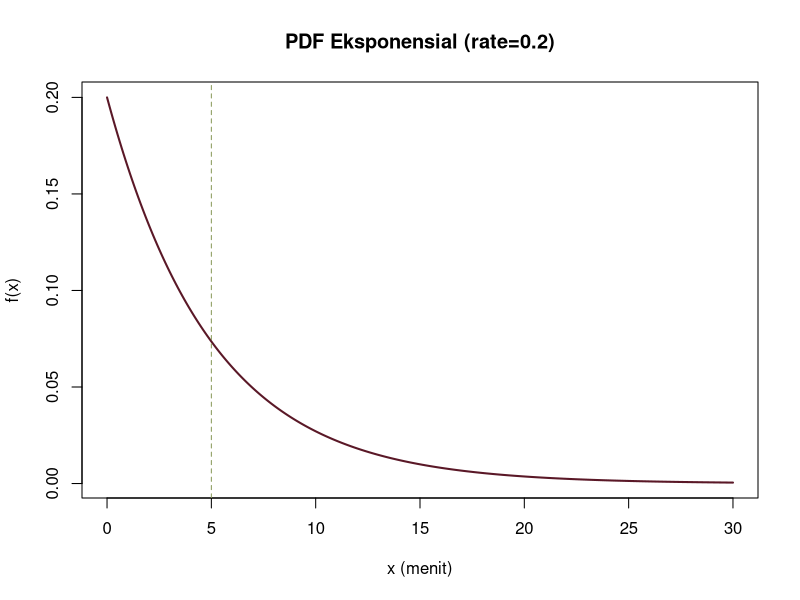
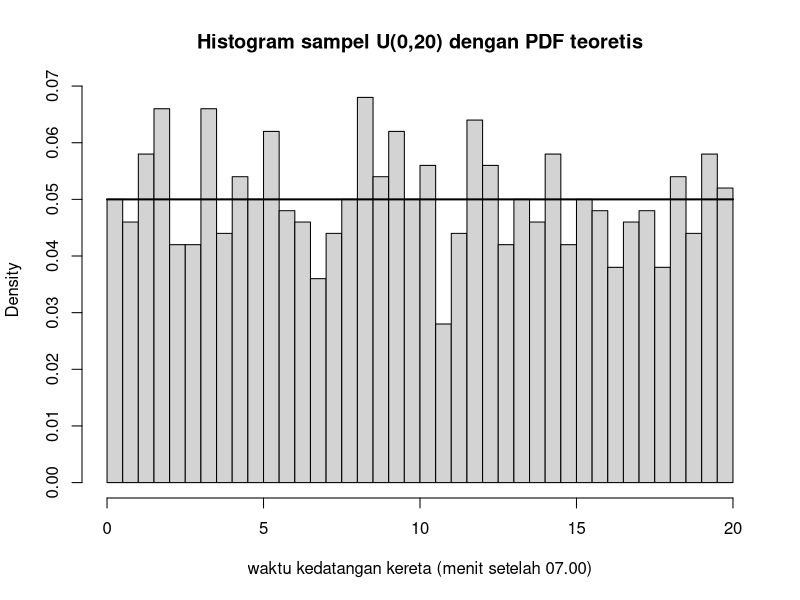
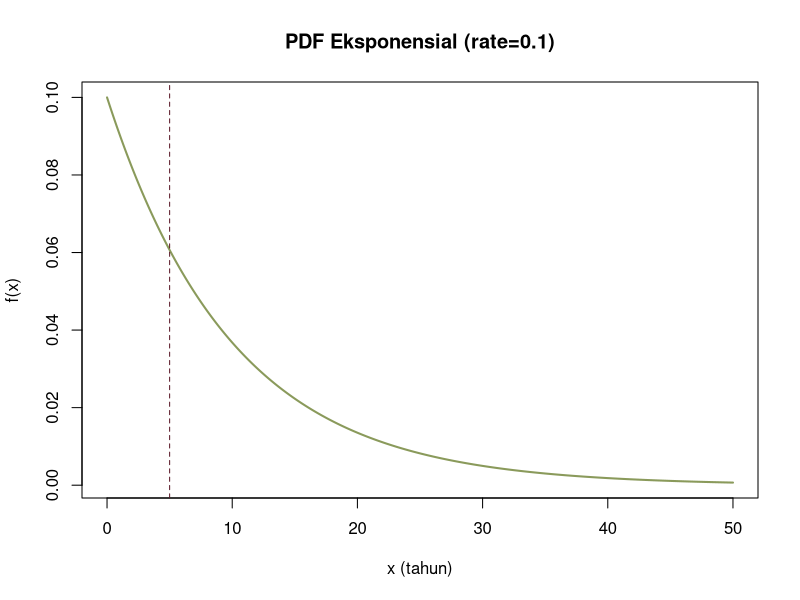
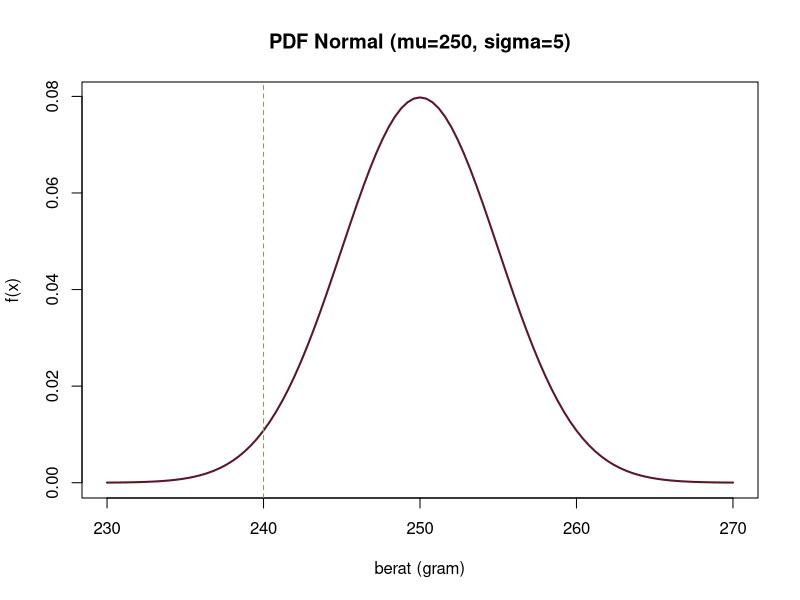

Reproduce these figures in R, in order.
# SOAL 1 Eksponensial
rata_tunggu <- 5                  
laju_tunggu <- 1 / rata_tunggu    

(p_soal1 <- pexp(5, rate = laju_tunggu, lower.tail = FALSE))   
1 - pexp(5, rate = laju_tunggu)                                

# Plot PDF
x_tunggu <- seq(0, 30, by = 0.1)
y_tunggu <- dexp(x_tunggu, rate = laju_tunggu)
plot(x_tunggu, y_tunggu, type = "l", col = "#5A1827", lwd = 2,
     main = "PDF Eksponensial (rate=0.2)", xlab = "x (menit)", ylab = "f(x)")
abline(v = 5, col = "#8A9A5B", lty = 2)


# SOAL 2 Seragam
set.seed(2625)
n_simulasi  <- 1000
batas_bawah <- 0     
batas_atas  <- 20   

# Ragam teoretis: (b - a)^2 / 12
(ragam_teoretis <- (batas_atas - batas_bawah)^2 / 12)   

# Generate sampel + pembanding
waktu_tunggu <- runif(n_simulasi, min = batas_bawah, max = batas_atas)
var(waktu_tunggu)    

# Nilai density / CDF / quantile contoh
d_values <- dunif(c(0, 10, 20), min = batas_bawah, max = batas_atas)
p_values <- punif(c(0, 10, 20), min = batas_bawah, max = batas_atas)
q_values <- qunif(c(0.25, 0.5, 0.75), min = batas_bawah, max = batas_atas)

# Plot: histogram sampel + overlay PDF teoretis
hist(waktu_tunggu, breaks = 30, probability = TRUE,
     main = "Histogram sampel U(0,20) dengan PDF teoretis",
     xlab = "waktu kedatangan kereta (menit setelah 07.00)")
curve(dunif(x, min = batas_bawah, max = batas_atas),
      from = batas_bawah, to = batas_atas, add = TRUE, lwd = 2)


# SOAL 3 Eksponensial
rata_umur  <- 10                  
laju_rusak <- 1 / rata_umur       

(p_soal3 <- pexp(5, rate = laju_rusak))   # 0.3934693

# Plot PDF
x_umur <- seq(0, 50, by = 0.1)
y_umur <- dexp(x_umur, rate = laju_rusak)
plot(x_umur, y_umur, type = "l", col = "#8A9A5B", lwd = 2,
     main = "PDF Eksponensial (rate=0.1)", xlab = "x (tahun)", ylab = "f(x)")
abline(v = 5, col = "#5A1827", lty = 2)


# SOAL 4 Normal 
rata_berat <- 250    
sd_berat   <- 5      

(p_underweight <- pnorm(240, mean = rata_berat, sd = sd_berat))   # 0.02275013

# Plot PDF + garis batas underweight
curve(dnorm(x, mean = rata_berat, sd = sd_berat),
      from = rata_berat - 4*sd_berat, to = rata_berat + 4*sd_berat,
      col = "#5A1827", lwd = 2,
      main = "PDF Normal (mu=250, sigma=5)", xlab = "berat (gram)", ylab = "f(x)")
abline(v = 240, col = "#8A9A5B", lty = 2)
